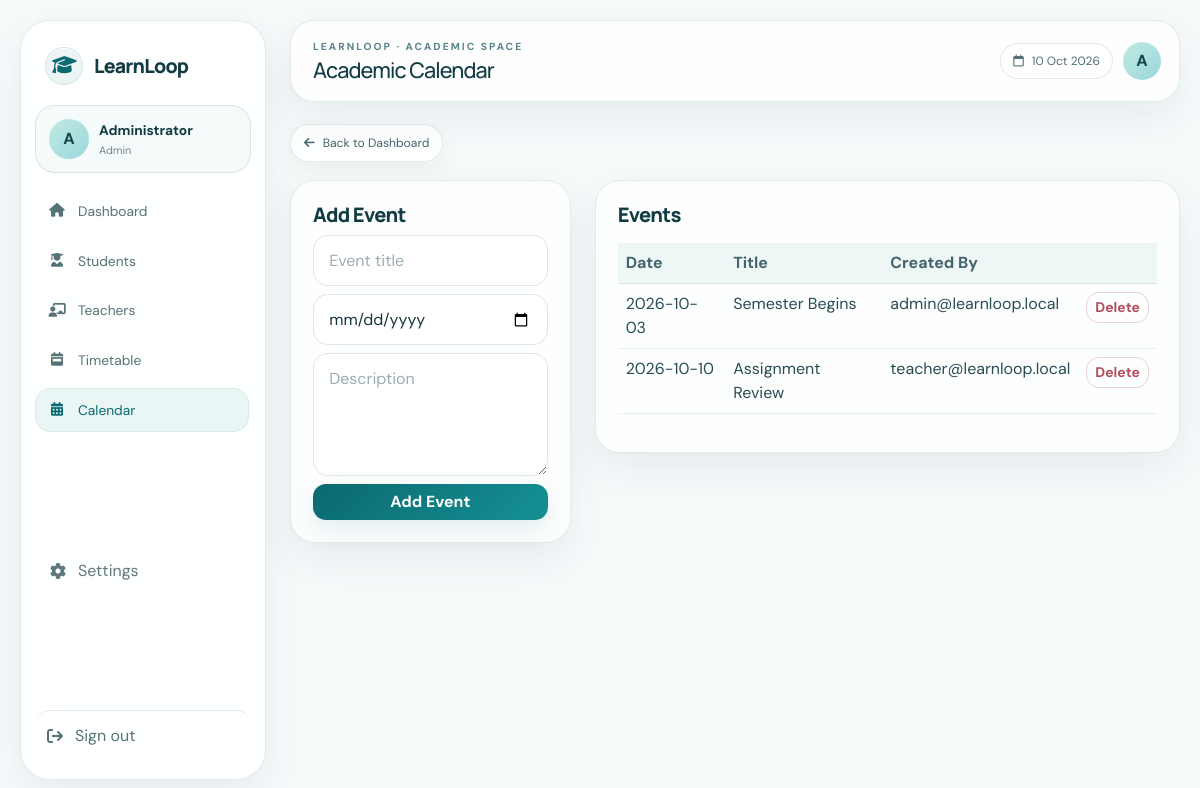
Page /admin/events.php (signed in) on the committed database.
### tables this page shows
CREATE TABLE tbl_events(id INT NOT NULL AUTO_INCREMENT,title VARCHAR(150) NOT NULL,date DATE NOT NULL,description TEXT NOT NULL,created_at TIMESTAMP NOT NULL DEFAULT CURRENT_TIMESTAMP,created_by VARCHAR(100) NOT NULL,PRIMARY KEY(id),INDEX(date));

### includes/auth.php (called while the page is built, shortened)
<?php
function e($value) { return htmlspecialchars((string)$value, ENT_QUOTES, 'UTF-8'); }

### includes/user_settings.php (called while the page is built, shortened)
<?php
function ensure_user_settings(mysqli $conn, string $username, string $role): void {
    $st = $conn->prepare("INSERT IGNORE INTO tbl_user_settings (username, role) VALUES (?, ?)");
}
function get_user_settings(mysqli $conn, string $username, string $role): array {
    $st = $conn->prepare("SELECT * FROM tbl_user_settings WHERE username=? AND role=? LIMIT 1");
    $st->bind_param('ss', $username, $role);
    $st->execute();
    return $st->get_result()->fetch_assoc() ?: [
        'theme'=>'light','profile_pic'=>'','email_notifications'=>1,
        'assignment_notifications'=>1,'attendance_notifications'=>1,
        'show_academic_info'=>1
    ];
}

### admin/events.php (the view, shortened to what this page needs)
<?php
require_once '../includes/auth.php'; require_role('admin'); require_once '../config/db.php'; $msg='';
$events=$conn->query("SELECT * FROM tbl_events ORDER BY date ASC");$page_title='Academic Calendar';require '../includes/header.php'; ?><div class="row g-4"><div class="col-lg-4"><div class="panel"><h5>Add Event</h5><?php if($msg):?><div class="alert alert-success"><?php echo e($msg);?></div><?php endif;?><form method="POST"><input class="form-control mb-2" name="title" placeholder="Event title" required><input class="form-control mb-2" type="date" name="date" required><textarea class="form-control mb-2" name="description" rows="4" placeholder="Description" required></textarea><button class="btn btn-primary w-100">Add Event</button></form></div></div><div class="col-lg-8"><div class="panel"><h5>Events</h5><div class="table-responsive mt-3"><table class="table"><thead><tr><th>Date</th><th>Title</th><th>Created By</th><th></th></tr></thead><tbody><?php while($ev=$events->fetch_assoc()):?><tr><td><?php echo e($ev['date']);?></td><td><?php echo e($ev['title']);?></td><td><?php echo e($ev['created_by']);?></td><td><a class="btn btn-sm btn-outline-danger" href="?delete=<?php echo $ev['id'];?>" data-confirm="Delete this event?">Delete</a></td></tr><?php endwhile;?></tbody></table></div></div></div></div><?php require '../includes/footer.php'; ?>

### includes/header.php (shortened to what this page needs)
<?php
$currentPage = basename($_SERVER['PHP_SELF']);
$role = $_SESSION['user_type'] ?? '';
require_once __DIR__ . '/user_settings.php';
$userSettings = ['theme'=>'light','profile_pic'=>''];
if (isset($conn) && isset($_SESSION['username']) && $role !== '') {
    $userSettings = get_user_settings($conn, $_SESSION['username'], $role);
}
$themeClass = (($userSettings['theme'] ?? 'light') === 'dark') ? 'theme-dark' : 'theme-light';
$profileFile = basename((string)($userSettings['profile_pic'] ?? ''));
$profileSrc = $profileFile !== '' ? '../uploads/profile/' . rawurlencode($profileFile) : '';
function nav_active($page){ global $currentPage; return $currentPage === $page ? 'active' : ''; }
?>
<!DOCTYPE html>
<html lang="en">
<head>
<link href="https://cdn.jsdelivr.net/npm/bootstrap@5.3.3/dist/css/bootstrap.min.css" rel="stylesheet">
<link href="https://cdnjs.cloudflare.com/ajax/libs/font-awesome/6.5.2/css/all.min.css" rel="stylesheet">
<link rel="stylesheet" href="../assets/css/dashboard.css">
</head>
<body class="portal-body role-<?php echo e($role); ?> <?php echo e($themeClass); ?>">
<div class="app-shell">
<aside class="sidebar glass-surface">
    <a class="brand" href="dashboard.php"><span class="brand-icon"><i class="fa-solid fa-graduation-cap"></i></span><span>LearnLoop</span></a>
    <div class="user-mini"><div class="avatar">
<?php if ($profileSrc): ?><img src="<?php echo e($profileSrc); ?>" alt="Profile" class="profile-avatar-img"><?php else: ?><?php echo strtoupper(substr($_SESSION['name'] ?? 'U',0,1)); ?><?php endif; ?>
</div><div><strong><?php echo e($_SESSION['name'] ?? 'User'); ?></strong><small><?php echo ucfirst(e($role)); ?></small></div></div>
    <nav class="side-nav">
        <a class="<?php echo nav_active('dashboard.php'); ?>" href="dashboard.php"><i class="fa-solid fa-house"></i><span>Dashboard</span></a>
        <?php if ($role === 'student'): ?>
            <a class="<?php echo nav_active('notes.php'); ?>" href="notes.php"><i class="fa-solid fa-book-open"></i><span>Notes</span></a>
            <a class="<?php echo nav_active('assignments.php'); ?>" href="assignments.php"><i class="fa-solid fa-file-arrow-up"></i><span>Assignments</span></a>
            <a class="<?php echo nav_active('attendance.php'); ?>" href="attendance.php"><i class="fa-solid fa-calendar-check"></i><span>Attendance</span></a>
            <a class="<?php echo nav_active('timetable.php'); ?>" href="timetable.php"><i class="fa-solid fa-calendar-week"></i><span>Timetable</span></a>
            <a class="<?php echo nav_active('leave.php'); ?>" href="leave.php"><i class="fa-solid fa-envelope-open-text"></i><span>Leave</span></a>
            <a class="<?php echo nav_active('events.php'); ?>" href="events.php"><i class="fa-solid fa-calendar-days"></i><span>Calendar</span></a>
            <a class="<?php echo nav_active('resume.php'); ?>" href="resume.php"><i class="fa-solid fa-file-lines"></i><span>Resume</span></a>
        <?php else: ?>
            <a class="<?php echo nav_active('students.php'); ?>" href="students.php"><i class="fa-solid fa-user-graduate"></i><span>Students</span></a>
            <a class="<?php echo nav_active('teachers.php'); ?>" href="teachers.php"><i class="fa-solid fa-chalkboard-user"></i><span>Teachers</span></a>
            <a class="<?php echo nav_active('timetable.php'); ?>" href="timetable.php"><i class="fa-solid fa-calendar-week"></i><span>Timetable</span></a>
            <a class="<?php echo nav_active('events.php'); ?>" href="events.php"><i class="fa-solid fa-calendar-days"></i><span>Calendar</span></a>
        <?php endif; ?>
    </nav>
    <a class="settings-link <?php echo nav_active('settings.php'); ?>" href="settings.php"><i class="fa-solid fa-gear"></i><span>Settings</span></a>
    <a class="logout-link" href="../logout.php"><i class="fa-solid fa-arrow-right-from-bracket"></i><span>Sign out</span></a>
</aside>
<main class="main-content">
<header class="topbar glass-surface">
    <div><div class="topbar-kicker">LEARNLOOP · ACADEMIC SPACE</div><h1><?php echo e($page_title); ?></h1></div>
    <div class="topbar-right"><div class="date-pill"><i class="fa-regular fa-calendar"></i> <?php echo date('d M Y'); ?></div><div class="top-avatar"><?php if ($profileSrc): ?><img src="<?php echo e($profileSrc); ?>" alt="Profile" class="profile-avatar-img"><?php else: ?><?php echo strtoupper(substr($_SESSION['name'] ?? 'U',0,1)); ?><?php endif; ?></div></div>
</header>
<div class="content-area">
<?php include __DIR__ . '/back_button.php'; ?>

### includes/back_button.php (shortened to what this page needs)
<a href="dashboard.php" class="back-button">
    <i class="fa-solid fa-arrow-left"></i>
    <span>Back to Dashboard</span>
</a>

### includes/footer.php (shortened to what this page needs)
</div></main></div>
</body></html>

### rows in the picture
tbl_events: date "2026-10-03", title "Semester Begins", created_by "admin@learnloop.local"
tbl_events: date "2026-10-10", title "Assignment Review", created_by "teacher@learnloop.local"

### other values in the picture
substr($_SESSION['name'] ?? 'U',0,1) "A"
$_SESSION['name'] "Administrator"
$role "Admin"
$page_title "Academic Calendar"
